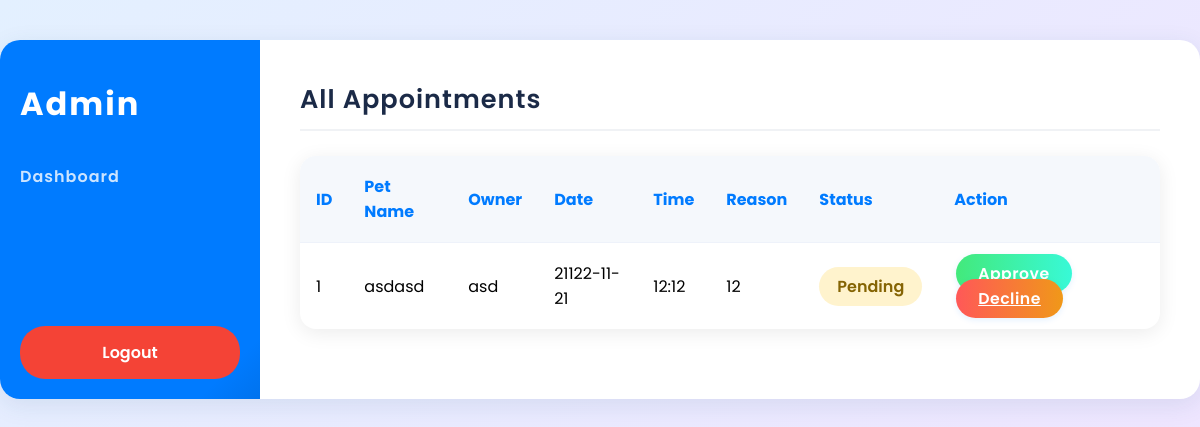
The page /dashboard (signed in) on the database as committed earlier.
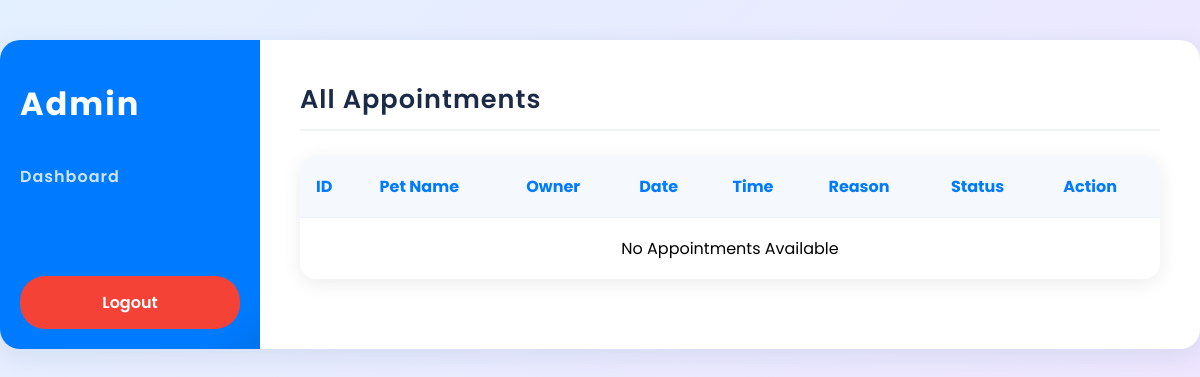
The same page on the database as committed later.
### app.py (models this page shows)
class Appointment(db.Model):
    id = db.Column(db.Integer, primary_key=True)
    user_id = db.Column(db.Integer, db.ForeignKey("user.id"), nullable=False)
    pet_name = db.Column(db.String(100), nullable=False)
    date = db.Column(db.String(50), nullable=False)
    time = db.Column(db.String(50), nullable=False)
    reason = db.Column(db.String(255), nullable=False)
    status = db.Column(db.String(50), default="Pending")

class User(db.Model):
    id = db.Column(db.Integer, primary_key=True)
    fullname = db.Column(db.String(100), nullable=False)
    email = db.Column(db.String(100), unique=True, nullable=False)
    password = db.Column(db.String(100), nullable=False)
    appointments = db.relationship("Appointment", backref="user", lazy=True)

### app.py (the view)
@app.route("/dashboard")
def dashboard():
    if "admin" not in session:
        return redirect(url_for("admin_login"))
    appointments = Appointment.query.all()
    return render_template("dashboard.html", appointments=appointments)

### templates/dashboard.html (shortened to what this page needs)
<!DOCTYPE html>
<html lang="en">
<head>
</head>
<body>
<div class="dashboard">
    <aside class="sidebar">
        <div>
            <h2>Admin</h2>
            <div><span style="opacity:.8;font-weight:600;letter-spacing:1px;">Dashboard</span></div>
        </div>
        <a class="logout" href="{{ url_for('logout') }}">Logout</a>
    </aside>
    <main class="main-content">
        <section class="section">
            <div class="section-title">All Appointments</div>
            <table>
                <thead>
                    <tr>
                        <th>ID</th>
                        <th>Pet Name</th>
                        <th>Owner</th>
                        <th>Date</th>
                        <th>Time</th>
                        <th>Reason</th>
                        <th>Status</th>
                        <th>Action</th>
                    </tr>
                </thead>
                <tbody>
                    {% for a in appointments %}
                    <tr>
                        <td>{{ a.id }}</td>
                        <td>{{ a.pet_name }}</td>
                        <td>{{ a.user.fullname }}</td>
                        <td>{{ a.date }}</td>
                        <td>{{ a.time }}</td>
                        <td>{{ a.reason }}</td>
                        <td><span class="status {{ a.status }}">{{ a.status }}</span></td>
                        <td>
                            {% if a.status=="Pending" %}
                            <a href="{{ url_for('update_status', appointment_id=a.id, status='Approved') }}" class="btn approve">Approve</a>
                            <a href="{{ url_for('update_status', appointment_id=a.id, status='Declined') }}" class="btn decline">Decline</a>
                            {% else %}
                            <span style="font-weight:600;">{{ a.status }}</span>
                            {% endif %}
                        </td>
                    </tr>
                    {% else %}
                    <tr><td colspan="8" style="text-align:center;">No Appointments Available</td></tr>
                    {% endfor %}
                </tbody>
            </table>
        </section>
    </main>
</div>
</body>
</html>

### templates/dashboard.html (style rules this page uses)
* { box-sizing: border-box; font-family: 'Poppins', sans-serif; }
body { margin: 0; background: linear-gradient(135deg, #e3f0ff 0%, #f1e3ff 100%); min-height: 100vh; }
.dashboard { display: flex; max-width: 1400px; margin: 40px auto; box-shadow: 0 6px 24px rgba(25,75,115,0.10); border-radius: 20px; overflow: hidden; background: white; }
.sidebar { width: 260px; background: linear-gradient(135deg, #007bff 90%, #0062cc 120%); padding: 40px 20px 20px 20px; color: white; display: flex; flex-direction: column; justify-content: space-between; }
.sidebar h2 { font-size: 2rem; margin:0 0 36px 0; letter-spacing:2px; }
.sidebar .logout { display:block; margin-top:60px; text-align:center; font-weight:600; color:white; text-decoration:none; padding:14px 0; border-radius:25px; background:#f44336; transition:0.2s; }
.main-content { flex:1; padding:40px; }
.section-title { color:#1b2a47; font-size:1.6rem; font-weight:600; text-align:left; margin-bottom:25px; padding-bottom:10px; border-bottom:2px solid #f0f2f5; letter-spacing:1px; }
table { width:100%; border-collapse: separate; border-spacing:0; background:#fff; border-radius:16px; box-shadow:0 4px 20px rgba(0,0,0,0.08); overflow:hidden; margin-bottom:30px; }
th, td { padding:18px 16px; text-align:left; vertical-align:middle; font-size:1rem; }
th { background:#f5f8fc; color:#007bff; font-weight:700; border-bottom:1px solid #eef2fa; }

Rows that differ between the two databases and show on the page:
removed Appointment: id "1", pet_name "asdasd", user.fullname "asd", date "21122-11-21", time "12:12", reason "12", status "Pending"
Other text that changed with them:
text now shown: "No Appointments Available"
